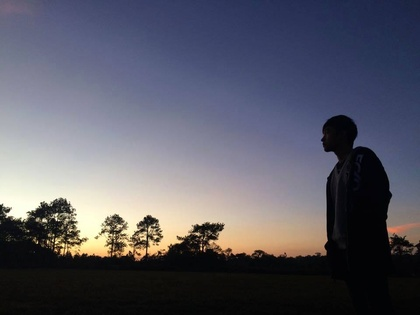
%> input picture p1.jpg, 420 x 315 px, shrunk from 960 x 720 before the run
$ octave equalization2.m   (GNU Octave 9; MATLAB toolbox functions it lacks are replaced by stand-ins)
%> lines starting %> are read from the running program, lines starting %| are printed output that depends on the picture
clc;
clear all;
close all;
org_img=imread('p1.jpg');
%> org_img is the input picture: size 315x420x3 uint8; mean R, G, B 90.2, 90, 101.4
pixel_num=size(org_img,1)*size(org_img,2);
%> pixel_num = 132300
figure
subplot(2,2,1)
imshow(org_img)
title('Original Image');
subplot(2,2,3)
imhist(org_img);
hist_img = uint8(zeros(size(org_img,1),size(org_img,2)));
freq=zeros(256,1);
probf=zeros(256,1);
probc=zeros(256,1);
cum=zeros(256,1);
output=zeros(256,1);

for i=1:size(org_img,1)
    for j=1:size(org_img,2)
        value=org_img(i,j);
        freq(value+1)=freq(value+1)+1;
        probf(value+1)=freq(value+1)/pixel_num;
    end
end
%> after the loop, freq = 256 values, max 3526 at index 4, min 0 at index 256, mean 516.8; probf = 256 values, max 0.0267 at index 4, min 0 at index 256, mean 0.00391
sum=0;
no_bins=255;

for i=1:size(probf)
   sum=sum+freq(i);
   cum(i)=sum;
   probc(i)=cum(i)/pixel_num;
   output(i)=round(probc(i)*no_bins);

end
%> this loop made 256 passes
%> sum on passes 1 to 3: 218, 534, 2977
%> after the loop, cum = 256 values from 218 to 132300; output = 256 values from 0 to 255; probc = 256 values from 0.00165 to 1; sum = 132300

for i=1:size(org_img,1)
    for j=1:size(org_img,2)
            hist_img(i,j)=output(org_img(i,j)+1);
    end
end
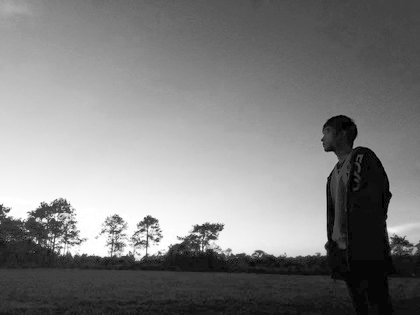
%> hist_img: size 315x420 uint8; min 0, max 255, mean 128.4
subplot(2,2,2)
imshow(hist_img);
title('Histogram equalization');
subplot(2,2,4)
imhist(hist_img);
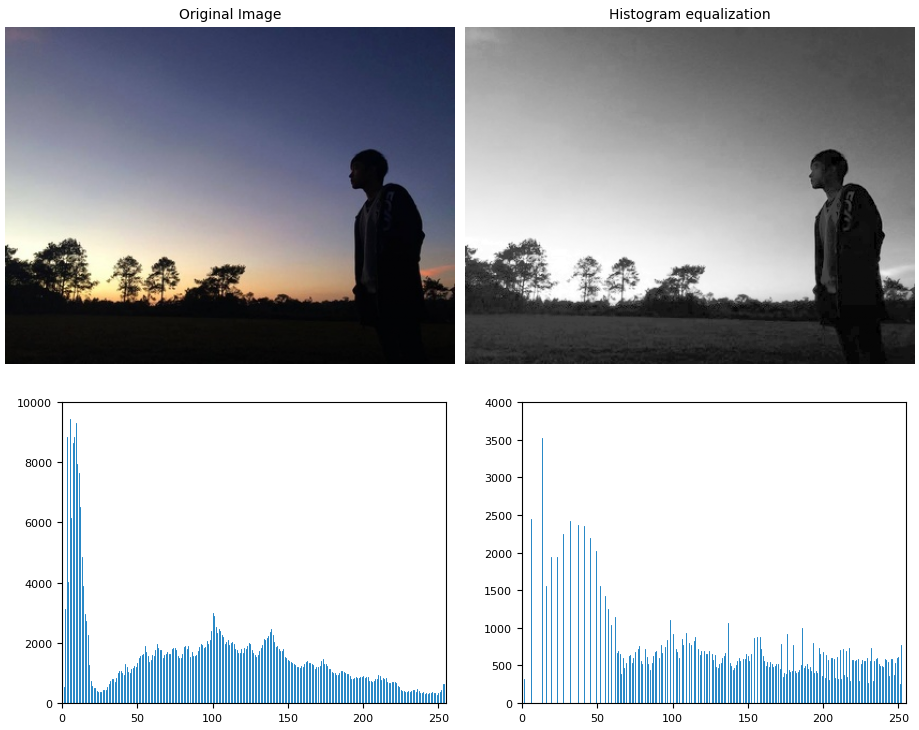
%> figure redrawn from the program's plot data, 4 panels
